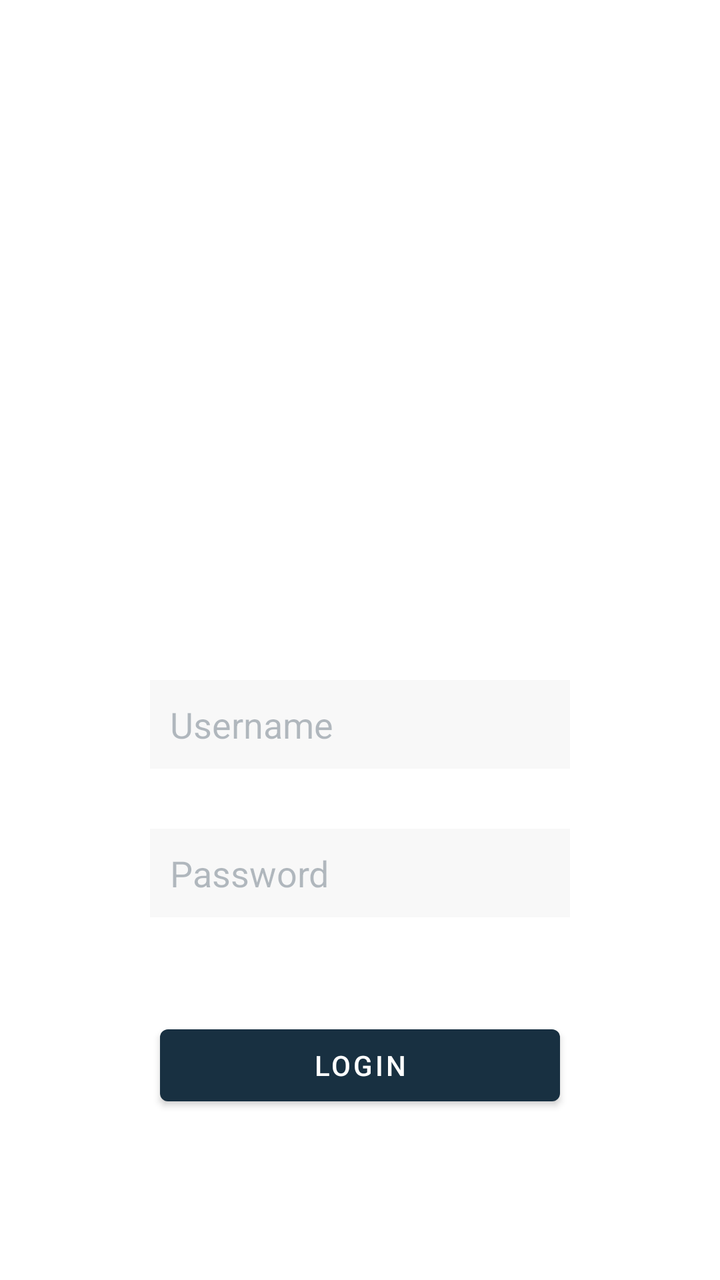
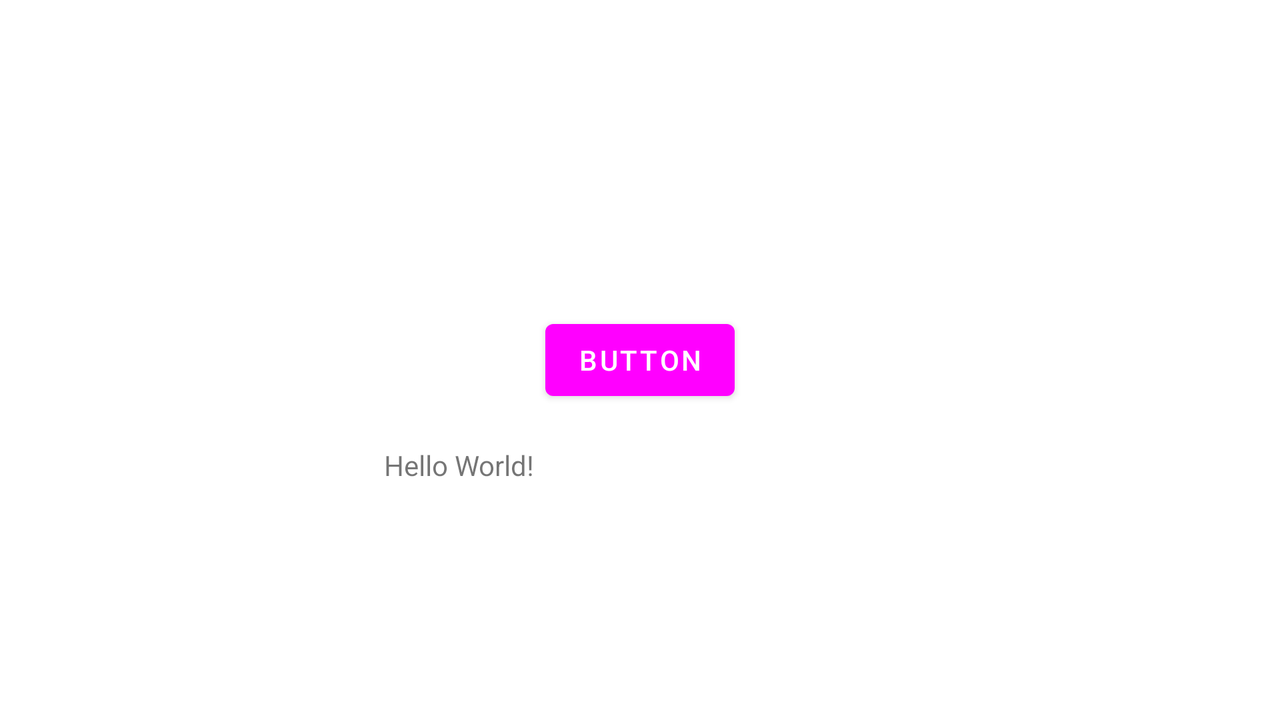

The same Android screen from two of the app's own layout files: first res/layout/ as a phone draws it, then the repository's variant for another configuration, drawn on a device whose configuration selects that folder. Both files follow.
<!-- AndroidManifest.xml: application theme Theme.ExamApp -->
<!-- res/layout/activity_main.xml -->
<?xml version="1.0" encoding="utf-8"?>
<LinearLayout xmlns:android="http://schemas.android.com/apk/res/android"
    xmlns:app="http://schemas.android.com/apk/res-auto"
    xmlns:tools="http://schemas.android.com/tools"
    android:layout_width="match_parent"
    android:layout_height="match_parent"
    android:fadeScrollbars="false"
    android:isScrollContainer="false"
    android:orientation="vertical"
    android:verticalScrollbarPosition="defaultPosition"
    tools:context=".Views.MainActivity">

    <ScrollView
        android:id="@+id/activity"
        android:layout_width="match_parent"
        android:layout_height="match_parent">

        <LinearLayout
            android:layout_width="match_parent"
            android:layout_height="match_parent"
            android:orientation="vertical">

            <FrameLayout
                android:layout_width="match_parent"
                android:layout_height="270dp"
                android:background="@drawable/header_bg">

                <ImageView
                    android:layout_width="77dp"
                    android:layout_height="77dp"
                    android:layout_gravity="center_horizontal"
                    android:layout_marginTop="75dp"
                    android:src="@drawable/logo" />

                <TextView
                    android:id="@+id/textView3"
                    android:layout_width="wrap_content"
                    android:layout_height="wrap_content"
                    android:layout_gravity="center_horizontal"
                    android:layout_marginTop="170dp"
                    android:text="Login"
                    android:textColor="@color/white"
                    android:textSize="25dp" />

            </FrameLayout>

            <LinearLayout
                android:id="@+id/LinearLayoutLogin"
                android:layout_width="match_parent"
                android:layout_height="match_parent"
                android:gravity="center|center_vertical"
                android:orientation="vertical">

                <EditText
                    android:id="@+id/username"
                    android:layout_width="wrap_content"
                    android:layout_height="wrap_content"
                    android:layout_marginTop="70dp"
                    android:background="#F8F8F8"
                    android:ems="10"
                    android:hint="Username"
                    android:inputType="textPersonName"
                    android:padding="10dp"
                    android:textColorHint="#52183041" />

                <EditText
                    android:id="@+id/password"
                    android:layout_width="wrap_content"
                    android:layout_height="wrap_content"
                    android:layout_marginTop="30dp"
                    android:background="#F8F8F8"
                    android:ems="10"
                    android:hint="Password"
                    android:inputType="textPassword"
                    android:padding="10dp"
                    android:textColorHint="#52183041" />

                <Button
                    android:id="@+id/log"
                    android:layout_width="200dp"
                    android:layout_height="wrap_content"
                    android:layout_marginTop="50dp"
                    android:layout_marginBottom="30dp"
                    android:text="login"
                    app:backgroundTint="@color/second" />
            </LinearLayout>

        </LinearLayout>

    </ScrollView>


</LinearLayout>
<!-- resources referenced by this layout -->
<resources>
  <color name="second">#183041</color>
  <color name="white">#FFFFFFFF</color>
  <!-- drawable logo: png bitmap (drawable, 5788 bytes) -->
  <style name="Theme.ExamApp" parent="Theme.MaterialComponents.DayNight.DarkActionBar">
          
          <item name="colorPrimary">@color/red</item>
          <item name="colorPrimaryVariant">@color/darkBlue</item>
          <item name="colorOnPrimary">@color/white</item>
          
          <item name="colorSecondary">@color/teal_200</item>
          <item name="colorSecondaryVariant">@color/teal_700</item>
          <item name="colorOnSecondary">@color/black</item>
          
          <item name="android:statusBarColor" tools:targetApi="l">?attr/colorPrimaryVariant</item>
          
  
      </style>
  <color name="teal_200">#FF03DAC5</color>
  <color name="teal_700">#FF018786</color>
  <color name="black">#FF000000</color>
</resources>
<!-- res/layout-land/activity_main.xml (the repository's variant of the layout above) -->
<!-- drawn on the phone turned sideways -->
<?xml version="1.0" encoding="utf-8"?>
<androidx.constraintlayout.widget.ConstraintLayout xmlns:android="http://schemas.android.com/apk/res/android"
    xmlns:app="http://schemas.android.com/apk/res-auto"
    xmlns:tools="http://schemas.android.com/tools"
    android:layout_width="match_parent"
    android:layout_height="match_parent"
    tools:context=".MainActivity">

    <TextView
        android:layout_width="wrap_content"
        android:layout_height="wrap_content"
        android:text="Hello World!"
        app:layout_constraintBottom_toBottomOf="parent"
        app:layout_constraintHorizontal_bias="0.34"
        app:layout_constraintLeft_toLeftOf="parent"
        app:layout_constraintRight_toRightOf="parent"
        app:layout_constraintTop_toTopOf="parent"
        app:layout_constraintVertical_bias="0.654" />

    <Button
        android:id="@+id/button"
        android:layout_width="wrap_content"
        android:layout_height="wrap_content"
        android:text="Button"
        app:layout_constraintBottom_toBottomOf="parent"
        app:layout_constraintEnd_toEndOf="parent"
        app:layout_constraintHorizontal_bias="0.5"
        app:layout_constraintStart_toStartOf="parent"
        app:layout_constraintTop_toTopOf="parent" />

</androidx.constraintlayout.widget.ConstraintLayout>
<!-- resources referenced by the variant -->
<!-- as the phone turned sideways resolves them -->
<resources>
  <style name="Theme.ExamApp" parent="Theme.MaterialComponents.DayNight.DarkActionBar">
          
          <item name="colorPrimary">@color/red</item>
          <item name="colorPrimaryVariant">@color/darkBlue</item>
          <item name="colorOnPrimary">@color/white</item>
          
          <item name="colorSecondary">@color/teal_200</item>
          <item name="colorSecondaryVariant">@color/teal_700</item>
          <item name="colorOnSecondary">@color/black</item>
          
          <item name="android:statusBarColor" tools:targetApi="l">?attr/colorPrimaryVariant</item>
          
  
      </style>
  <color name="white">#FFFFFFFF</color>
  <color name="teal_200">#FF03DAC5</color>
  <color name="teal_700">#FF018786</color>
  <color name="black">#FF000000</color>
</resources>
